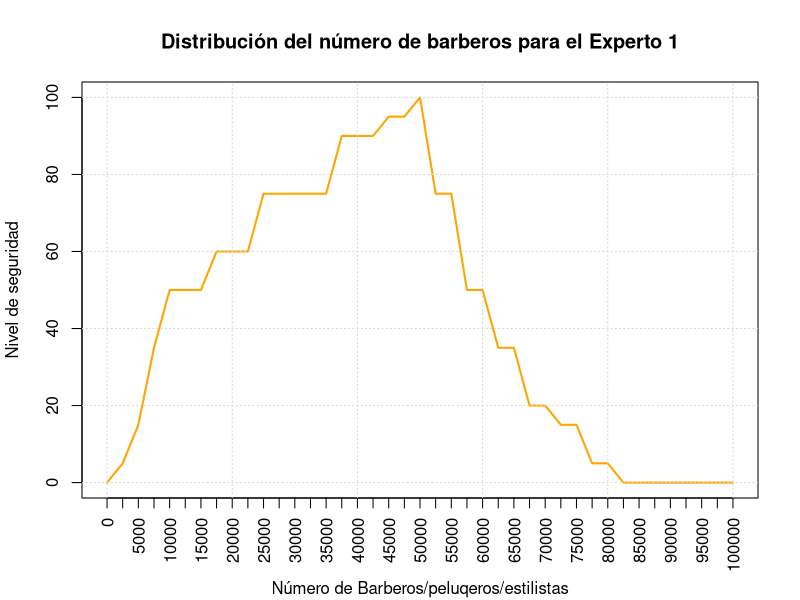
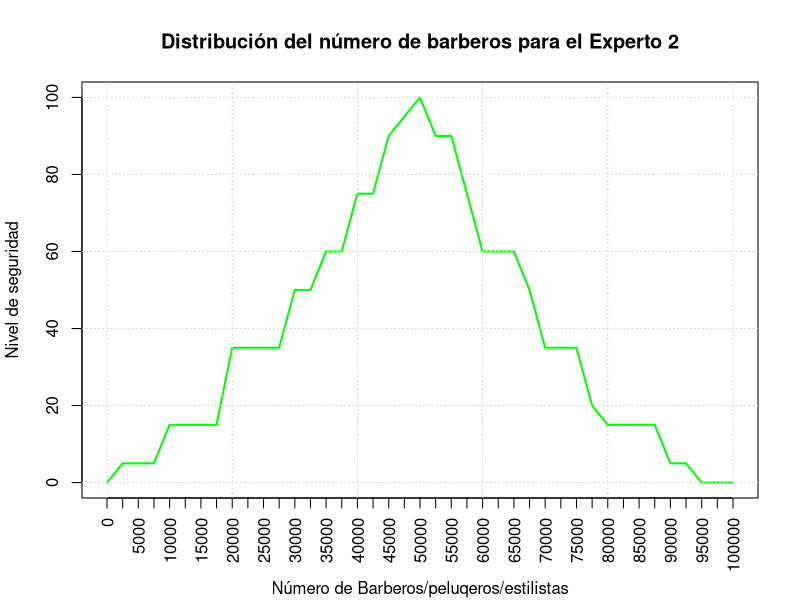
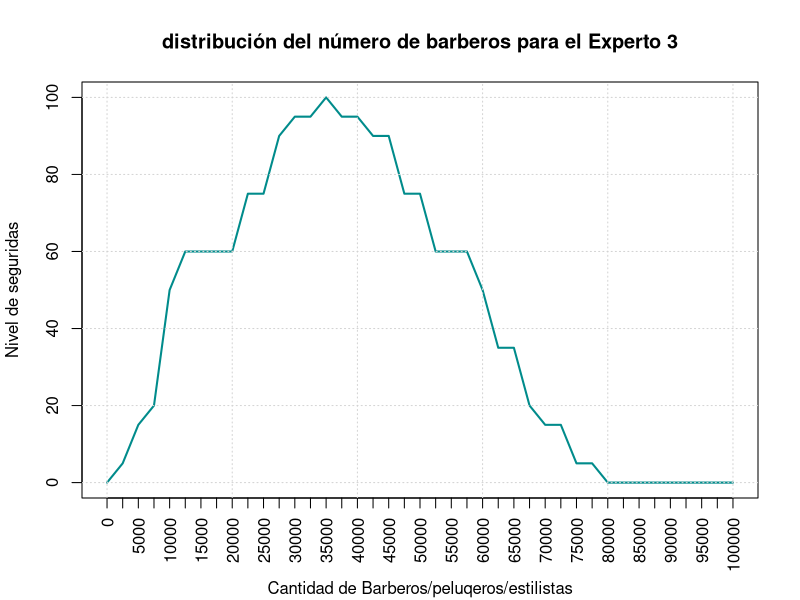
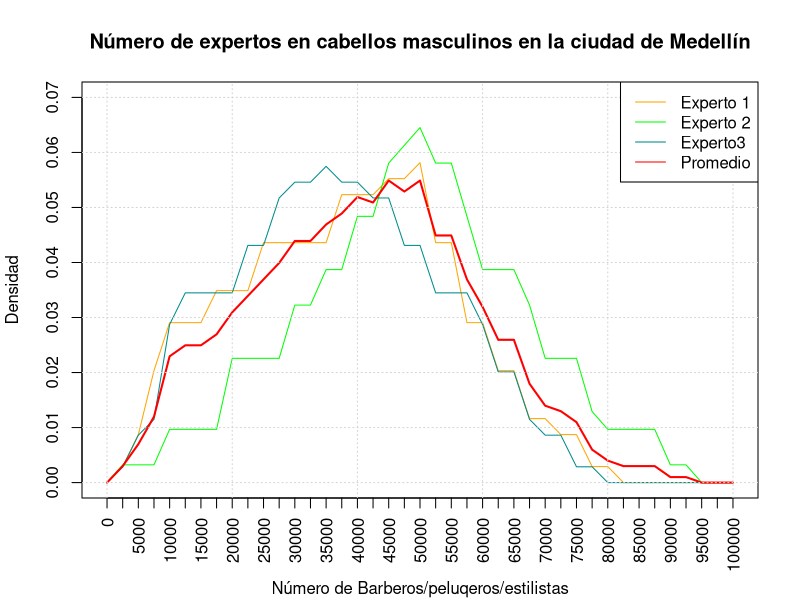
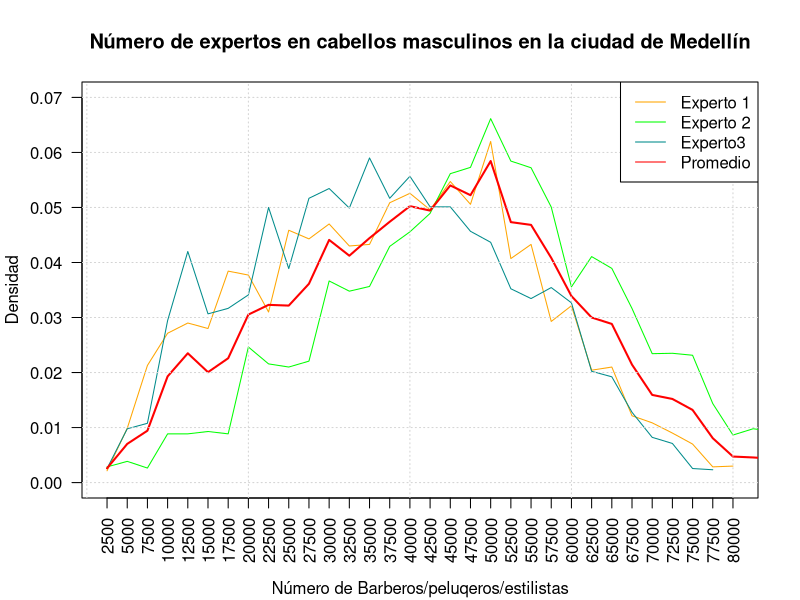
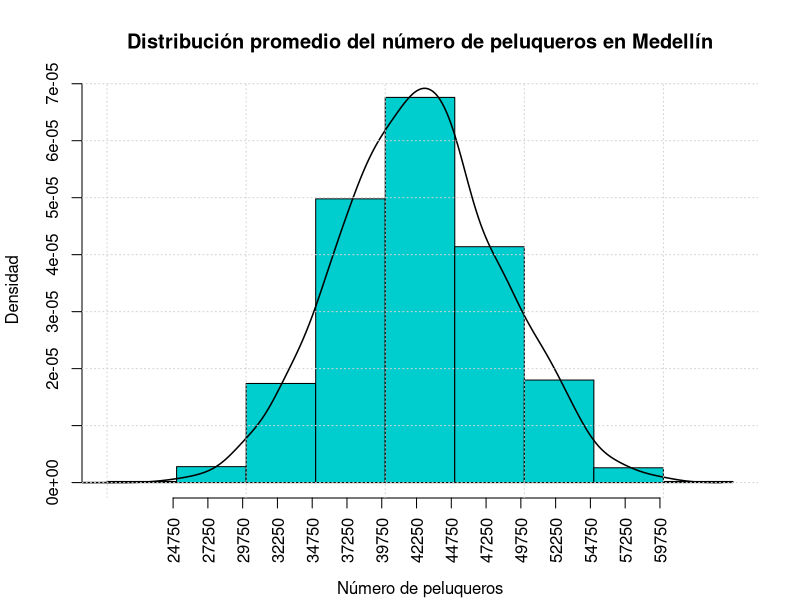
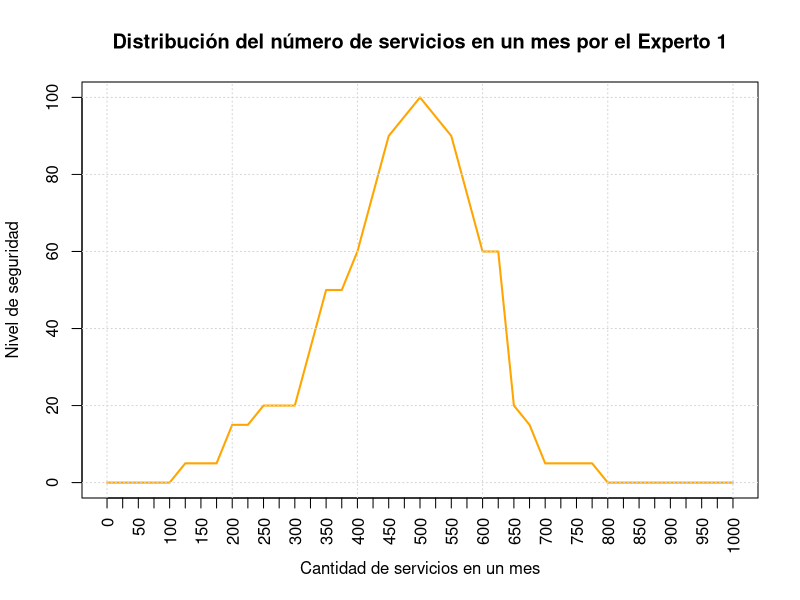
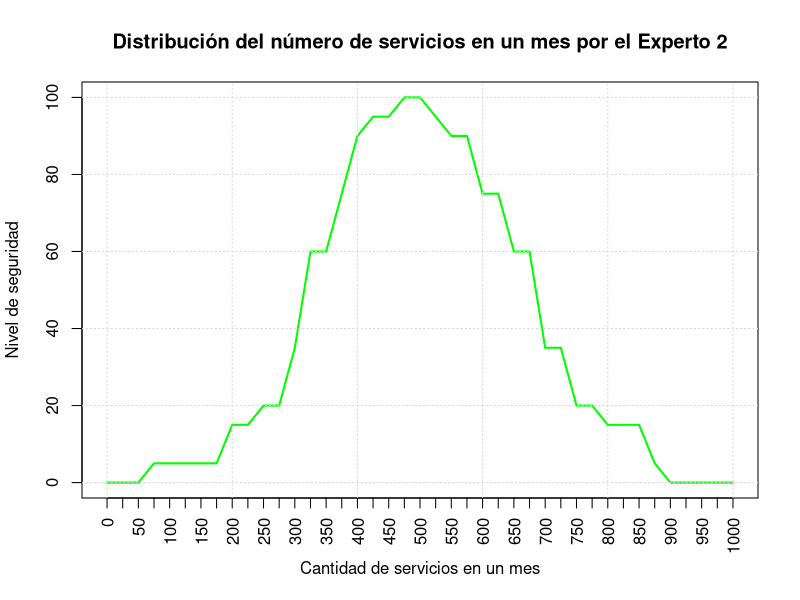

Here is the R script that generated these plots, in order:
## ---- chunk 1
knitr::opts_chunk$set(echo = TRUE)
## ---- chunk 2
library(kableExtra)
## ---- chunk 3
kable(data.frame(Altura = c(0,5,15,20,35,50,60,75,90,95,100), Expresión = c("Totalmente imposible", "Me parece muy improbable", "Me parece un poco improbable", "No me genera seguridad", "Es más bien algo incierto", "Ni acuerdo ni en contra(50-50)", "Pudiera ser, pero...", "Me parece algo posible", "Me parece demasiado viable", "Estoy casi seguro", "Absolutamente seguro")))%>%
  kable_paper(full_width = F)
## ---- chunk 4
kable(data.frame(Altura = c(0,5,15,20,35,50,60,75,90,95,100), Expresión = c("Totalmente imposible", "Me parece muy improbable", "Me parece un poco improbable", "No me genera seguridad", "Es más bien algo incierto", "Ni acuerdo ni en contra(50-50)", "Pudiera ser, pero...", "Me parece algo posible", "Me parece demasiado viable", "Estoy casi seguro", "Absolutamente seguro")))%>%
  kable_paper(full_width = F)
## ---- chunk 5
library(readxl)
Num_barberos <- read_excel("Num_barberos.xlsx")
Num_barberos <- data.frame(Num_barberos)

library(kableExtra)
kable(Num_barberos, caption = "Datos de las elicitaciones sobre el número de peluqueros/barberos/estilistas en Medellín") %>%
  kable_paper() %>%
  scroll_box(width = "100%", height = "200px")
## ---- chunk 6
plot(Num_barberos$Num_barberos, Num_barberos$Experto1, type='l',sub='Número de Barberos/peluqeros/estilistas', pch=19, col="orange", main="Distribución del número de barberos para el Experto 1",lwd=2, xlab="", ylab="Nivel de seguridad", xaxt ="n")
axis(1, at=seq(0,100000, by=2500), las=2)
grid()
## ---- chunk 7
plot(Num_barberos$Num_barberos, Num_barberos$Experto2, type='l',ylab='Nivel de seguridad',xlab="", sub='Número de Barberos/peluqeros/estilistas', pch=19, col="green", main="Distribución del número de barberos para el Experto 2", lwd=2, xaxt ="n")
axis(1, at=seq(0,100000, by=2500), las=2)
grid()
## ---- chunk 8
plot(Num_barberos$Num_barberos, Num_barberos$Experto3, type='l',ylab='Nivel de seguridas',xlab='', sub='Cantidad de Barberos/peluqeros/estilistas', pch=19, col="cyan4", main="distribución del número de barberos para el Experto 3", lwd=2, xaxt ="n")
axis(1, at=seq(0,100000, by=2500), las=2)
grid()
## ---- chunk 9
promedio_barberos <- rowMeans(data.frame(Num_barberos$Experto1, Num_barberos$Experto2, Num_barberos$Experto3))
## ---- chunk 10
# Proporciones en cada una de las muestras
res1<-prop.table(Num_barberos$Experto1)
res2<-prop.table(Num_barberos$Experto2)
res3<-prop.table(Num_barberos$Experto3)

# Mezclando muestras de los expertos
res4<-prop.table(promedio_barberos)
## ---- chunk 11
plot(Num_barberos$Num_barberos, res1, type='l',ylab='Densidad',xlab="",sub='Número de Barberos/peluqeros/estilistas', ylim = c(0, 0.07), pch=19, col="orange", xaxt="n")
axis(1, at=seq(0,100000, by=2500), las=2)
title(main='Número de expertos en cabellos masculinos en la ciudad de Medellín')
points(Num_barberos$Num_barberos,res2,type='l',col='green', pch=19)
points(Num_barberos$Num_barberos,res3,type='l',col='cyan4', pch=19)
points(Num_barberos$Num_barberos,res4,type='l',col='red', pch=19, lwd=2)
grid()
legend("topright",c('Experto 1','Experto 2','Experto3','Promedio'),lty=c(1,1,1,1),
col=c('orange','green','cyan4','red'))
## ---- chunk 12
#Muestra experto 1
set.seed(23)
Nsim <-1000
n.seguridad1 <- 7
muestra1<-sample(Num_barberos[,1],Nsim*n.seguridad1,replace=T,prob=Num_barberos$Experto1)
## ---- chunk 13
length(muestra1)
summary(muestra1)
## ---- chunk 14
#Muestra experto 2
set.seed(23)
Nsim <-1000
n.seguridad2 <- 14
muestra2<-sample(Num_barberos[,1],Nsim*n.seguridad2,replace=T,prob=Num_barberos$Experto2)
## ---- chunk 15
length(muestra2)
summary(muestra2)
## ---- chunk 16
#Muestra experto 3
set.seed(23)
Nsim <-1000
n.seguridad3 <- 9
muestra3<-sample(Num_barberos[,1],Nsim*n.seguridad3,replace=T,prob=Num_barberos$Experto3)
## ---- chunk 17
length(muestra3)
summary(muestra3)
## ---- chunk 18
# Mezclando muestras de los expertos
res4<-prop.table(table(c(muestra1,muestra2, muestra3)))
## ---- chunk 19
plot(prop.table(table(muestra1)), type='l',ylab='Densidad',xlab="",sub='Número de Barberos/peluqeros/estilistas', pch=19, col="orange", ylim = c(0, 0.07), lwd = 1, las=2)
title(main='Número de expertos en cabellos masculinos en la ciudad de Medellín')
points(prop.table(table(muestra2)),type='l',col='green', pch=19, lwd = 1)
points(prop.table(table(muestra3)),type='l',col='cyan4', pch=19,lwd = 1)
points(sort(unique(c(muestra1,muestra2, muestra3))),res4,type='l',col='red', pch=19, lwd = 2)
grid()
legend("topright",c('Experto 1','Experto 2','Experto3','Promedio'),lty=c(1,1,1,1),
col=c('orange','green','cyan4','red'))
## ---- chunk 20
set.seed(23)
promedio <- sort(unique(c(muestra1,muestra2, muestra3)))
probabilidades <- prop.table(table(c(muestra1,muestra2, muestra3)))
N.sim <- 1000
n.seguridad <- 10
medias_barberos<-apply(matrix(
  sample(promedio,Nsim*n.seguridad,replace=T,prob=probabilidades),
  ncol=n.seguridad),1,mean)
## ---- chunk 21
hist(medias_barberos,xlab='', sub="Número de peluqueros", ylab='Densidad', main='Distribución promedio del número de peluqueros en Medellín', col="cyan3", freq = FALSE, xaxt="n")
axis(1, at=seq(min(medias_barberos), max(medias_barberos), by=2500), las=2)
lines(density(medias_barberos, from=0), lwd=1.5)
grid()

## ---- chunk 22
summary(medias_barberos)
## ---- chunk 23
sd(medias_barberos)
## ---- chunk 24
round(quantile(medias_barberos, prob=c(0.025, 0.975)))
## ---- chunk 25
library(readxl)
Num_clientes <- read_excel("Num_clientes.xlsx")
Num_clientes <- data.frame(Num_clientes)

kable(Num_clientes, caption = "Datos de las elicitaciones sobre el número de peluqueros/barberos/estilistas en Medellín") %>%
  kable_paper() %>%
  scroll_box(width = "100%", height = "200px")
## ---- chunk 26
plot(Num_clientes$Num_clientes, Num_clientes$Experto1, type='l',ylab='Nivel de seguridad',xlab='Cantidad de servicios en un mes', pch=19, col="orange", main="Distribución del número de servicios en un mes por el Experto 1", xaxt="n", lwd=2)
axis(1, at=seq(0, 1000, 25), las=2)
grid()
## ---- chunk 27
plot(Num_clientes$Num_clientes, Num_clientes$Experto2, type='l',ylab='Nivel de seguridad',xlab='Cantidad de servicios en un mes', pch=19, col="green", main="Distribución del número de servicios en un mes por el Experto 2", lwd=2, xaxt="n")
axis(1, at=seq(0, 1000, 25), las=2)
grid()
## ---- chunk 28
plot(Num_clientes$Num_clientes, Num_clientes$Experto3, type='l',ylab='Nivel de seguridad',xlab='Cantidad de servicios en un mes', pch=19, col="purple", main="Distribución del número de servicios en un mes por el Experto 3", xaxt="n", lwd=2)
axis(1, at=seq(0, 1000, 25), las=2)
grid()
## ---- chunk 29
promedio_clientes <- rowMeans(data.frame(Num_clientes$Experto1, Num_clientes$Experto2, Num_clientes$Experto3))
## ---- chunk 30
# Proporciones en cada una de las muestras
res1<-prop.table(Num_clientes$Experto1)
res2<-prop.table(Num_clientes$Experto2)
res3<-prop.table(Num_clientes$Experto3)

# Mezclando muestras de los expertos
res4<-prop.table(promedio_clientes)
## ---- chunk 31
plot(Num_clientes$Num_clientes, res1, type='l',ylab='Densidad',xlab='Número de servicios en un mes', ylim=c(0,0.1), pch=19, col="orange", xaxt="n")
axis(1, at=seq(0, 1000, 25), las=2)
title(main='Número de servicios en un mes de especialistas en cabello masculino')
points(Num_clientes$Num_clientes,res2,type='l',col='green', pch=19)
points(Num_clientes$Num_clientes,res3,type='l',col='cyan4', pch=19)
points(Num_clientes$Num_clientes,res4,type='l',col='red', pch=19, lwd=2)
grid()
legend("topright",c('Experto 1','Experto 2','Experto3','Promedio'),lty=c(1,1,1,1),
col=c('orange','green','cyan4','red'))
## ---- chunk 32
#Muestra experto 1
set.seed(23)
Nsim <-1000
n.seguridad1 <- 7
muestra1<-sample(Num_clientes[,1],Nsim*n.seguridad1,replace=T,prob=Num_clientes$Experto1)
## ---- chunk 33
length(muestra1)
summary(muestra1)
## ---- chunk 34
#Muestra experto 2
set.seed(23)
Nsim <-1000
n.seguridad2 <- 14
muestra2<-sample(Num_clientes[,1],Nsim*n.seguridad2,replace=T,prob=Num_clientes$Experto2)
## ---- chunk 35
length(muestra2)
summary(muestra2)
## ---- chunk 36
#Muestra experto 1
set.seed(23)
Nsim <-1000
n.seguridad3 <- 9
muestra3<-sample(Num_clientes[,1],Nsim*n.seguridad3,replace=T,prob=Num_clientes$Experto3)
## ---- chunk 37
length(muestra3)
summary(muestra3)
## ---- chunk 38
# Mezclando muestras de los expertos
res4<-prop.table(table(c(muestra1,muestra2, muestra3)))
## ---- chunk 39
plot(prop.table(table(muestra1)), type='l',ylab='Densidad',xlab='Número de servicios en un mes', pch=19, col="orange", lwd = 1, xaxt="n")
axis(1, at=seq(0, 1000, 25), las=2)
title(main='Número de servicios en un mes de especialistas en cabello masculino')
points(prop.table(table(muestra2)),type='l',col='green', pch=19, lwd = 1)
points(prop.table(table(muestra3)),type='l',col='cyan4', pch=19,lwd = 1)
points(sort(unique(c(muestra1,muestra2, muestra3))),res4,type='l',col='red', pch=19, lwd = 2)
grid()
legend("topright",c('Experto 1','Experto 2','Experto3','Promedio'),lty=c(1,1,1,1),
col=c('orange','green','cyan4','red'))
## ---- chunk 40
set.seed(23)
promedio <- sort(unique(c(muestra1,muestra2, muestra3)))
probabilidades <- prop.table(table(c(muestra1,muestra2, muestra3)))
N.sim <- 1000
n.seguridad <- 10
medias_clientes<-apply(matrix(
  sample(promedio,Nsim*n.seguridad,replace=T,prob=probabilidades),
  ncol=n.seguridad),1,mean)
## ---- chunk 41
hist(medias_clientes,xlab='', sub="Número de servicios en un mes", ylab='Densidad', main='Distribución promedio del número de servicios en un mes', col="cyan3", freq = FALSE, xaxt="n")
axis(1, at=seq(300, 600, by=25), las=2)
lines(density(medias_clientes, from=0), lwd=1.5)
grid()
## ---- chunk 42
round(summary(medias_clientes))
## ---- chunk 43
sd(medias_clientes)
## ---- chunk 44
round(quantile(medias_clientes, probs = c(0.025, 0.975)))
## ---- chunk 45
library(readxl)
Precios <- read_excel("Precio.xlsx")
Precios <- data.frame(Precios)

kable(Precios, caption = "Datos de las elicitaciones sobre el costo por servicio de peluqueros/barberos/estilistas en Medellín") %>%
  kable_paper() %>%
  scroll_box(width = "100%", height = "200px")
## ---- chunk 46
plot(Precios$Costo, Precios$Experto1, type = "l", col="orange", main="Distribución del costo por servicio Experto 1", ylab="Nivel de seguridad", xlab="", sub="Costos", xaxt="n", lwd=2)
axis(1, at=seq(0, 50000, 500), las=2)
grid()
## ---- chunk 47
plot(Precios$Costo, Precios$Experto2, type = "l", col="green", main="Distribución del costo por servicio Experto 2", ylab="Nivel de seguridad", xlab="", sub="Costos", xaxt="n", lwd=2)
axis(1, at=seq(0, 50000, 500), las=2)
grid()
## ---- chunk 48
plot(Precios$Costo, Precios$Experto3, type = "l", col="cyan4", main="Distribución del costo por servicio Experto 3", ylab="Nivel de seguridad", xlab="", sub="Costos", xaxt="n", lwd=2)
axis(1, at=seq(0, 50000, 500), las=2)
grid()
## ---- chunk 49
res <- data.frame(Precios$Experto1, Precios$Experto2, Precios$Experto3)
promedio_Precios <- rowMeans(res)
## ---- chunk 50
plot(Precios$Costo, Precios$Experto1, type='l',ylab='Densidad',xlab="",sub='Costos', pch=19, col="orange", ylim = c(0, 450), xaxt="n")
axis(1, at=seq(0, 50000, 500), las=2)
title(main='Distribución del costo por servicio para los tres expertos y su promedio')
points(Precios$Costo,Precios$Experto2,type='l',col='green', pch=19)
points(Precios$Costo,Precios$Experto3,type='l',col='cyan4', pch=19)
points(Precios$Costo, promedio_Precios, col="red", pch=19, type = "l", lwd=2)
grid()
legend("topright",c('Experto 1','Experto 2','Experto3','Promedio'),lty=c(1,1,1,1),
col=c('orange','green','cyan4','red'))
## ---- chunk 51
# Muestra experto 1
set.seed(23)
Nsim<-1000
n.seguridad1 <- 7
muestra1<-sample(Precios$Costo,Nsim*n.seguridad1,replace=T,prob=Precios$Experto1)
## ---- chunk 52
length(muestra1)
summary(muestra1)
## ---- chunk 53
# Muestra experto 2
set.seed(23)
Nsim<-1000
n.seguridad2 <- 14
muestra2<-sample(Precios$Costo,Nsim*n.seguridad2,replace=T,prob=Precios$Experto2)
## ---- chunk 54
length(muestra2)
summary(muestra2)
## ---- chunk 55
# Muestra experto 3
set.seed(23)
Nsim<-1000
n.seguridad3 <- 9
muestra3<-sample(Precios$Costo,Nsim*n.seguridad3,replace=T,prob=Precios$Experto3)
## ---- chunk 56
length(muestra3)
summary(muestra3)
## ---- chunk 57
# Mezclando muestras de los expertos
res4<-prop.table(table(c(muestra1,muestra2, muestra3)))
## ---- chunk 58
plot(prop.table(table(muestra1)), type='l',ylab='Densidad', xlab="",sub='Costo por servicio', pch=19, col="orange", ylim = c(0, 0.1), lwd = 1, xaxt="n")
axis(1, at=seq(0, 50000, 500), las=2)
title(main='Costo por servicio de barberos/peluqueros/estilistas de Medellín')
points(prop.table(table(muestra2)),type='l',col='green', pch=19, lwd = 1)
points(prop.table(table(muestra3)),type='l',col='cyan4', pch=19,lwd = 1)
points(sort(unique(c(muestra1,muestra2, muestra3))),res4,type='l',col='red', pch=19, lwd = 2)
grid()
legend("topright",c('Experto 1','Experto 2','Experto3','Promedio'),lty=c(1,1,1,1),
col=c('orange','green','cyan4','red'))
## ---- chunk 59
set.seed(23)
promedio <- sort(unique(c(muestra1,muestra2, muestra3)))
probabilidades <- prop.table(table(c(muestra1,muestra2, muestra3)))
N.sim <- 1000
n.seguridad <- 10
medias_costos<-apply(matrix(
  sample(promedio,Nsim*n.seguridad,replace=T,prob=probabilidades),
  ncol=n.seguridad),1,mean)
## ---- chunk 60
hist(medias_costos,xlab='', sub="Costo", ylab='Densidad', main='Distribución promedio del costo por servicio de peluqueros', col="cyan3", freq = FALSE, xaxt="n")
axis(1, at=seq(6000, 19000, by=500), las=2)
lines(density(medias_costos, from=0), lwd=1.5)
grid()
## ---- chunk 61
summary(medias_costos)
## ---- chunk 62
sd(medias_costos)
## ---- chunk 63
round(quantile(medias_costos, prob=c(0.025, 0.975)))
## ---- chunk 64
set.seed(23)
Tam_muestra <- 1000

Numero_barberos <- sample(medias_barberos, Tam_muestra, replace = T)
Numero_clientes <- sample(medias_clientes, Tam_muestra, replace = T)
Precio_servicio <- sample(medias_costos, Tam_muestra, replace = T)

Ingresos_sector <- Numero_barberos*Numero_clientes*Precio_servicio
## ---- chunk 65
hist(Ingresos_sector,xlab='Ingresos', ylab='Densidad', main='Histograma del Ingreso total del sector de peluqueros', col="cyan3", freq = FALSE)
#axis(1, at=seq(min(Ingresos_sector), max(Ingresos_sector), by=82170312500), las=2)
lines(density(Ingresos_sector, from=0), lwd=1.5)
## ---- chunk 66
summary(Ingresos_sector)
## ---- chunk 67
quantile(Ingresos_sector, probs = c(0.025, 0.975))
## ---- chunk 68
library(ggplot2)
x <- seq(0, 100000, by=1000)
y <- seq(0, 100, by=1)
datos <- data.frame(x,y)
par(pty="s")
ggplot(datos, aes(x,y))+ 
  scale_y_continuous(breaks=c(0,5,15,20,35,50,60,75,90,95,100), labels = c("Totalmente imposible", "Me parece muy improbable", "Me parece un poco improbable", "No me genera seguridad", "Es más bien algo incierto", "Ni acuerdo ni en contra(50-50)", "Pudiera ser, pero...", "Me parece algo posible", "Me parece demasiado viable", "Estoy casi seguro", "Absolutamente seguro"), name=" ") +
  scale_x_continuous(breaks=seq(0, 100000, 2500), name=" ")+
  theme(axis.text.x = element_text(angle = 90, vjust = 0.5, hjust=1))+
  geom_vline(xintercept=seq(0, 100000, 2500), color="gray")+
  geom_hline(yintercept=c(0,5,15,20,35,50,60,75,90,95,100), color="gray")+
  ggtitle ("Número de barberos/peluqueros/estilistas que hay en la ciudad de Medellín")+
  theme(plot.title = element_text(hjust = 0.5))
## ---- chunk 69
library(ggplot2)
x <- seq(0, 1000, by=10)
y <- seq(0, 100, by=1)
datos <- data.frame(x,y)
par(pty="s")
ggplot(datos, aes(x,y))+ 
  scale_y_continuous(breaks=c(0,5,15,20,35,50,60,75,90,95,100), labels = c("Totalmente imposible", "Me parece muy improbable", "Me parece un poco improbable", "No me genera seguridad", "Es más bien algo incierto", "Ni acuerdo ni en contra(50-50)", "Pudiera ser, pero...", "Me parece algo posible", "Me parece demasiado viable", "Estoy casi seguro", "Absolutamente seguro"), name=" ") +
  scale_x_continuous(breaks=seq(0, 1000, 25), name=" ")+
  theme(axis.text.x = element_text(angle = 90, vjust = 0.5, hjust=1))+
  geom_vline(xintercept=seq(0, 1000, 25), color="gray")+
  geom_hline(yintercept=c(0,5,15,20,35,50,60,75,90,95,100), color="gray")+
  ggtitle ("Número promedio de servicios a clientes que atiende cada barbero/peluquero/estilistas en un mes")+
  theme(plot.title = element_text(hjust = 0.5))
## ---- chunk 70
library(readxl)
Num_barberos <- read_excel("Num_barberos.xlsx")
Num_barberos <- data.frame(Num_barberos)

library(kableExtra)
kable(Num_barberos, caption = "Datos de las elicitaciones sobre el número de peluqueros/barberos/estilistas en Medellín") %>%
  kable_paper() %>%
  scroll_box(width = "100%", height = "200px")
## ---- chunk 71
plot(Num_barberos$Num_barberos, Num_barberos$Experto1, type='l',sub='Número de Barberos/peluqeros/estilistas', pch=19, col="orange", main="Distribución del número de barberos para el Experto 1",lwd=2, xlab="", ylab="Nivel de seguridad", xaxt ="n")
axis(1, at=seq(0,100000, by=2500), las=2)
grid()
## ---- chunk 72
plot(Num_barberos$Num_barberos, Num_barberos$Experto2, type='l',ylab='Nivel de seguridad',xlab="", sub='Número de Barberos/peluqeros/estilistas', pch=19, col="green", main="Distribución del número de barberos para el Experto 2", lwd=2, xaxt ="n")
axis(1, at=seq(0,100000, by=2500), las=2)
grid()
## ---- chunk 73
plot(Num_barberos$Num_barberos, Num_barberos$Experto3, type='l',ylab='Nivel de seguridas',xlab='', sub='Cantidad de Barberos/peluqeros/estilistas', pch=19, col="cyan4", main="distribución del número de barberos para el Experto 3", lwd=2, xaxt ="n")
axis(1, at=seq(0,100000, by=2500), las=2)
grid()
## ---- chunk 74
promedio_barberos <- rowMeans(data.frame(Num_barberos$Experto1, Num_barberos$Experto2, Num_barberos$Experto3))
## ---- chunk 75
# Proporciones en cada una de las muestras
res1<-prop.table(Num_barberos$Experto1)
res2<-prop.table(Num_barberos$Experto2)
res3<-prop.table(Num_barberos$Experto3)

# Mezclando muestras de los expertos
res4<-prop.table(promedio_barberos)
## ---- chunk 76
plot(Num_barberos$Num_barberos, res1, type='l',ylab='Densidad',xlab="",sub='Número de Barberos/peluqeros/estilistas', ylim = c(0, 0.07), pch=19, col="orange", xaxt="n")
axis(1, at=seq(0,100000, by=2500), las=2)
title(main='Número de expertos en cabellos masculinos en la ciudad de Medellín')
points(Num_barberos$Num_barberos,res2,type='l',col='green', pch=19)
points(Num_barberos$Num_barberos,res3,type='l',col='cyan4', pch=19)
points(Num_barberos$Num_barberos,res4,type='l',col='red', pch=19, lwd=2)
grid()
legend("topright",c('Experto 1','Experto 2','Experto3','Promedio'),lty=c(1,1,1,1),
col=c('orange','green','cyan4','red'))
## ---- chunk 77
#Muestra experto 1
set.seed(23)
Nsim <-1000
n.seguridad1 <- 7
muestra1<-sample(Num_barberos[,1],Nsim*n.seguridad1,replace=T,prob=Num_barberos$Experto1)
## ---- chunk 78
#Muestra experto 2
set.seed(23)
Nsim <-1000
n.seguridad2 <- 14
muestra2<-sample(Num_barberos[,1],Nsim*n.seguridad2,replace=T,prob=Num_barberos$Experto2)
## ---- chunk 79
#Muestra experto 3
set.seed(23)
Nsim <-1000
n.seguridad3 <- 9
muestra3<-sample(Num_barberos[,1],Nsim*n.seguridad3,replace=T,prob=Num_barberos$Experto3)
## ---- chunk 80
# Mezclando muestras de los expertos
res4<-prop.table(table(c(muestra1,muestra2, muestra3)))
## ---- chunk 81
plot(prop.table(table(muestra1)), type='l',ylab='Densidad',xlab="",sub='Número de Barberos/peluqeros/estilistas', pch=19, col="orange", ylim = c(0, 0.07), lwd = 1, las=2)
title(main='Número de expertos en cabellos masculinos en la ciudad de Medellín')
points(prop.table(table(muestra2)),type='l',col='green', pch=19, lwd = 1)
points(prop.table(table(muestra3)),type='l',col='cyan4', pch=19,lwd = 1)
points(sort(unique(c(muestra1,muestra2, muestra3))),res4,type='l',col='red', pch=19, lwd = 2)
grid()
legend("topright",c('Experto 1','Experto 2','Experto3','Promedio'),lty=c(1,1,1,1),
col=c('orange','green','cyan4','red'))
## ---- chunk 82
set.seed(23)
promedio <- sort(unique(c(muestra1,muestra2, muestra3)))
probabilidades <- prop.table(table(c(muestra1,muestra2, muestra3)))
N.sim <- 1000
n.seguridad <- 10
medias_barberos<-apply(matrix(
  sample(promedio,Nsim*n.seguridad,replace=T,prob=probabilidades),
  ncol=n.seguridad),1,mean)
## ---- chunk 83
hist(medias_barberos,xlab='', sub="Número de peluqueros", ylab='Densidad', main='Distribución promedio del número de peluqueros en Medellín', col="cyan3", freq = FALSE, xaxt="n")
axis(1, at=seq(min(medias_barberos), max(medias_barberos), by=2500), las=2)
lines(density(medias_barberos, from=0), lwd=1.5)
grid()
## ---- chunk 84
summary(medias_barberos)
## ---- chunk 85
sd(medias_barberos)
## ---- chunk 86
round(quantile(medias_barberos, prob=c(0.025, 0.975)))
## ---- chunk 87
library(readxl)
Num_clientes <- read_excel("Num_clientes.xlsx")
Num_clientes <- data.frame(Num_clientes)

kable(Num_clientes, caption = "Datos de las elicitaciones sobre el número de peluqueros/barberos/estilistas en Medellín") %>%
  kable_paper() %>%
  scroll_box(width = "100%", height = "200px")
## ---- chunk 88
plot(Num_clientes$Num_clientes, Num_clientes$Experto1, type='l',ylab='Nivel de seguridad',xlab='Cantidad de servicios en un mes', pch=19, col="orange", main="Distribución del número de servicios en un mes por el Experto 1", xaxt="n", lwd=2)
axis(1, at=seq(0, 1000, 25), las=2)
grid()
## ---- chunk 89
plot(Num_clientes$Num_clientes, Num_clientes$Experto2, type='l',ylab='Nivel de seguridad',xlab='Cantidad de servicios en un mes', pch=19, col="green", main="Distribución del número de servicios en un mes por el Experto 2", lwd=2, xaxt="n")
axis(1, at=seq(0, 1000, 25), las=2)
grid()
## ---- chunk 90
plot(Num_clientes$Num_clientes, Num_clientes$Experto3, type='l',ylab='Nivel de seguridad',xlab='Cantidad de servicios en un mes', pch=19, col="purple", main="Distribución del número de servicios en un mes por el Experto 3", xaxt="n", lwd=2)
axis(1, at=seq(0, 1000, 25), las=2)
grid()
## ---- chunk 91
promedio_clientes <- rowMeans(data.frame(Num_clientes$Experto1, Num_clientes$Experto2, Num_clientes$Experto3))
## ---- chunk 92
# Proporciones en cada una de las muestras
res1<-prop.table(Num_clientes$Experto1)
res2<-prop.table(Num_clientes$Experto2)
res3<-prop.table(Num_clientes$Experto3)

# Mezclando muestras de los expertos
res4<-prop.table(promedio_clientes)
## ---- chunk 93
plot(Num_clientes$Num_clientes, res1, type='l',ylab='Densidad',xlab='Número de servicios en un mes', ylim=c(0,0.1), pch=19, col="orange", xaxt="n")
axis(1, at=seq(0, 1000, 25), las=2)
title(main='Número de servicios en un mes de especialistas en cabello masculino')
points(Num_clientes$Num_clientes,res2,type='l',col='green', pch=19)
points(Num_clientes$Num_clientes,res3,type='l',col='cyan4', pch=19)
points(Num_clientes$Num_clientes,res4,type='l',col='red', pch=19, lwd=2)
grid()
legend("topright",c('Experto 1','Experto 2','Experto3','Promedio'),lty=c(1,1,1,1),
col=c('orange','green','cyan4','red'))
## ---- chunk 94
#Muestra experto 1
set.seed(23)
Nsim <-1000
n.seguridad1 <- 7
muestra1<-sample(Num_clientes[,1],Nsim*n.seguridad1,replace=T,prob=Num_clientes$Experto1)
## ---- chunk 95
#Muestra experto 2
set.seed(23)
Nsim <-1000
n.seguridad2 <- 14
muestra2<-sample(Num_clientes[,1],Nsim*n.seguridad2,replace=T,prob=Num_clientes$Experto2)
## ---- chunk 96
#Muestra experto 1
set.seed(23)
Nsim <-1000
n.seguridad3 <- 9
muestra3<-sample(Num_clientes[,1],Nsim*n.seguridad3,replace=T,prob=Num_clientes$Experto3)
## ---- chunk 97
# Mezclando muestras de los expertos
res4<-prop.table(table(c(muestra1,muestra2, muestra3)))
## ---- chunk 98
plot(prop.table(table(muestra1)), type='l',ylab='Densidad',xlab='Número de servicios en un mes', pch=19, col="orange", lwd = 1, xaxt="n")
axis(1, at=seq(0, 1000, 25), las=2)
title(main='Número de servicios en un mes de especialistas en cabello masculino')
points(prop.table(table(muestra2)),type='l',col='green', pch=19, lwd = 1)
points(prop.table(table(muestra3)),type='l',col='cyan4', pch=19,lwd = 1)
points(sort(unique(c(muestra1,muestra2, muestra3))),res4,type='l',col='red', pch=19, lwd = 2)
grid()
legend("topright",c('Experto 1','Experto 2','Experto3','Promedio'),lty=c(1,1,1,1),
col=c('orange','green','cyan4','red'))
## ---- chunk 99
set.seed(23)
promedio <- sort(unique(c(muestra1,muestra2, muestra3)))
probabilidades <- prop.table(table(c(muestra1,muestra2, muestra3)))
N.sim <- 1000
n.seguridad <- 10
medias_clientes<-apply(matrix(
  sample(promedio,Nsim*n.seguridad,replace=T,prob=probabilidades),
  ncol=n.seguridad),1,mean)
## ---- chunk 100
hist(medias_clientes,xlab='', sub="Número de servicios en un mes", ylab='Densidad', main='Distribución promedio del número de servicios en un mes', col="cyan3", freq = FALSE, xaxt="n")
axis(1, at=seq(300, 600, by=25), las=2)
lines(density(medias_clientes, from=0), lwd=1.5)
grid()
## ---- chunk 101
summary(medias_clientes)
## ---- chunk 102
sd(medias_clientes)
## ---- chunk 103
quantile(medias_clientes, probs = c(0.025, 0.975))
## ---- chunk 104
library(readxl)
Precios <- read_excel("Precio.xlsx")
Precios <- data.frame(Precios)

kable(Precios, caption = "Datos de las elicitaciones sobre el costo por servicio de peluqueros/barberos/estilistas en Medellín") %>%
  kable_paper() %>%
  scroll_box(width = "100%", height = "200px")
## ---- chunk 105
plot(Precios$Costo, Precios$Experto1, type = "l", col="orange", main="Distribución del costo por servicio Experto 1", ylab="Nivel de seguridad", xlab="", sub="Costos", xaxt="n", lwd=2)
axis(1, at=seq(0, 50000, 500), las=2)
grid()
## ---- chunk 106
plot(Precios$Costo, Precios$Experto2, type = "l", col="green", main="Distribución del costo por servicio Experto 2", ylab="Nivel de seguridad", xlab="", sub="Costos", xaxt="n", lwd=2)
axis(1, at=seq(0, 50000, 500), las=2)
grid()
## ---- chunk 107
plot(Precios$Costo, Precios$Experto3, type = "l", col="cyan4", main="Distribución del costo por servicio Experto 3", ylab="Nivel de seguridad", xlab="", sub="Costos", xaxt="n", lwd=2)
axis(1, at=seq(0, 50000, 500), las=2)
grid()
## ---- chunk 108
res <- data.frame(Precios$Experto1, Precios$Experto2, Precios$Experto3)
promedio_Precios <- rowMeans(res)
## ---- chunk 109
plot(Precios$Costo, Precios$Experto1, type='l',ylab='Densidad',xlab="",sub='Costos', pch=19, col="orange", ylim = c(0, 450), xaxt="n")
axis(1, at=seq(0, 50000, 500), las=2)
title(main='Distribución del costo por servicio para los tres expertos y su promedio')
points(Precios$Costo,Precios$Experto2,type='l',col='green', pch=19)
points(Precios$Costo,Precios$Experto3,type='l',col='cyan4', pch=19)
points(Precios$Costo, promedio_Precios, col="red", pch=19, type = "l", lwd=2)
grid()
legend("topright",c('Experto 1','Experto 2','Experto3','Promedio'),lty=c(1,1,1,1),
col=c('orange','green','cyan4','red'))
## ---- chunk 110
# Muestra experto 1
set.seed(23)
Nsim<-1000
n.seguridad1 <- 7
muestra1<-sample(Precios$Costo,Nsim*n.seguridad1,replace=T,prob=Precios$Experto1)
## ---- chunk 111
# Muestra experto 2
set.seed(23)
Nsim<-1000
n.seguridad2 <- 14
muestra2<-sample(Precios$Costo,Nsim*n.seguridad2,replace=T,prob=Precios$Experto2)
## ---- chunk 112
# Muestra experto 3
set.seed(23)
Nsim<-1000
n.seguridad3 <- 9
muestra3<-sample(Precios$Costo,Nsim*n.seguridad3,replace=T,prob=Precios$Experto3)
## ---- chunk 113
# Mezclando muestras de los expertos
res4<-prop.table(table(c(muestra1,muestra2, muestra3)))
## ---- chunk 114
plot(prop.table(table(muestra1)), type='l',ylab='Densidad', xlab="",sub='Costo por servicio', pch=19, col="orange", ylim = c(0, 0.1), lwd = 1, xaxt="n")
axis(1, at=seq(0, 50000, 500), las=2)
title(main='Costo por servicio de barberos/peluqueros/estilistas de Medellín')
points(prop.table(table(muestra2)),type='l',col='green', pch=19, lwd = 1)
points(prop.table(table(muestra3)),type='l',col='cyan4', pch=19,lwd = 1)
points(sort(unique(c(muestra1,muestra2, muestra3))),res4,type='l',col='red', pch=19, lwd = 2)
grid()
legend("topright",c('Experto 1','Experto 2','Experto3','Promedio'),lty=c(1,1,1,1),
col=c('orange','green','cyan4','red'))
## ---- chunk 115
set.seed(23)
promedio <- sort(unique(c(muestra1,muestra2, muestra3)))
probabilidades <- prop.table(table(c(muestra1,muestra2, muestra3)))
N.sim <- 1000
n.seguridad <- 10
medias_costos<-apply(matrix(
  sample(promedio,Nsim*n.seguridad,replace=T,prob=probabilidades),
  ncol=n.seguridad),1,mean)
## ---- chunk 116
hist(medias_costos,xlab='', sub="Costo", ylab='Densidad', main='Distribución promedio del costo por servicio de peluqueros', col="cyan3", freq = FALSE, xaxt="n")
axis(1, at=seq(6000, 19000, by=500), las=2)
lines(density(medias_costos, from=0), lwd=1.5)
grid()
## ---- chunk 117
summary(medias_costos)
## ---- chunk 118
sd(medias_costos)
## ---- chunk 119
quantile(medias_costos, prob=c(0.025, 0.975))
## ---- chunk 120
set.seed(23)
Tam_muestra <- 1000

Numero_barberos <- sample(medias_barberos, Tam_muestra, replace = T)
Numero_clientes <- sample(medias_clientes, Tam_muestra, replace = T)
Precio_servicio <- sample(medias_costos, Tam_muestra, replace = T)

Ingresos_sector <- Numero_barberos*Numero_clientes*Precio_servicio
## ---- chunk 121
hist(Ingresos_sector,xlab='Ingresos', ylab='Densidad', main='Histograma del Ingreso total del sector de peluqueros', col="cyan3", freq = FALSE)
#axis(1, at=seq(min(Ingresos_sector), max(Ingresos_sector), by=82170312500), las=2)
lines(density(Ingresos_sector, from=0), lwd=1.5)
## ---- chunk 122
summary(Ingresos_sector)
## ---- chunk 123
quantile(Ingresos_sector, probs = c(0.025, 0.975))
